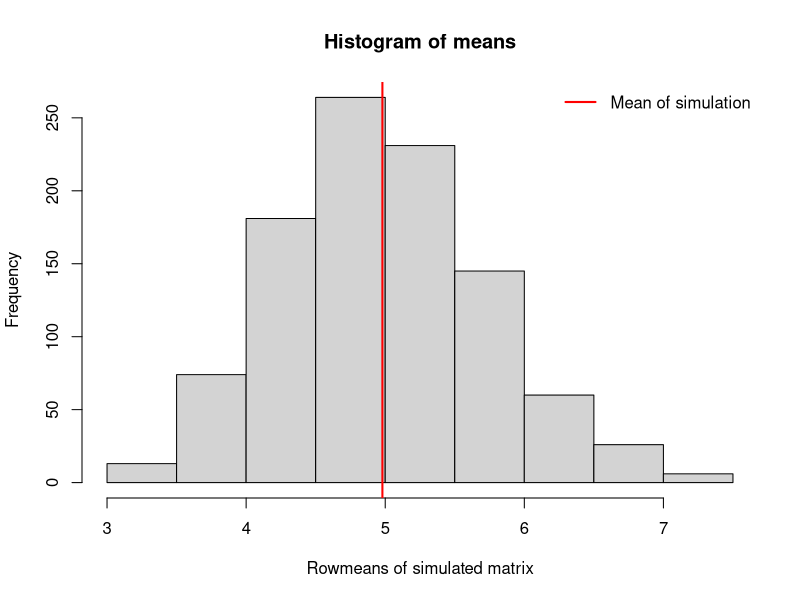
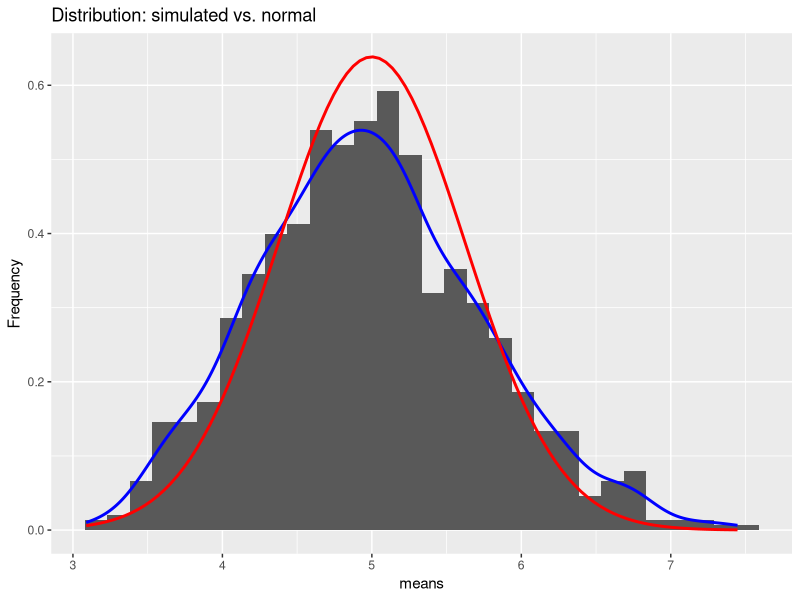
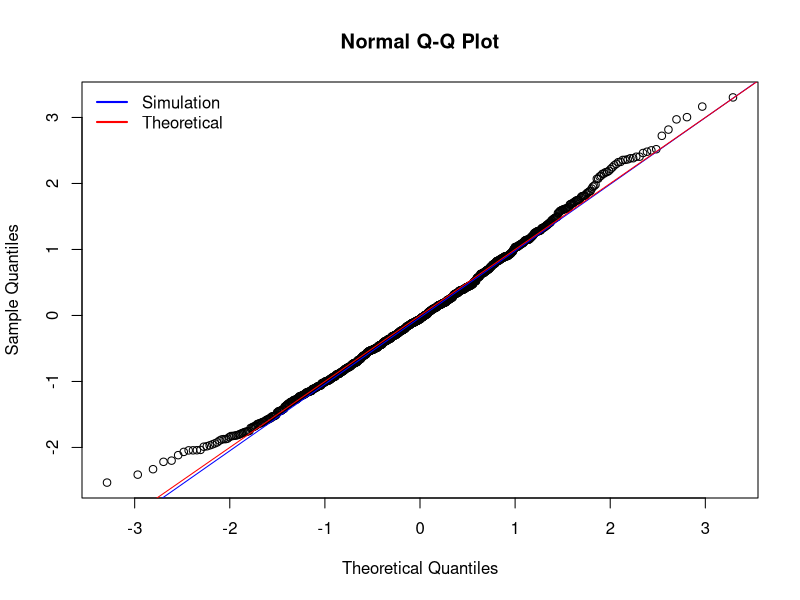

These figures' R source, in order:
## ---- chunk 1
library(ggplot2)

number <- 1000
lambda <- 0.2
n <- 40

set.seed(543)
## ---- chunk 2
simulation <- matrix(rexp(number * n, rate=lambda), number, n)
means <- rowMeans(simulation)
## ---- chunk 3
hist(means, xlab = "Rowmeans of simulated matrix")
abline(v = mean(means), col = "red", lwd = 2)
legend(x = "topright", legend = c("Mean of simulation"), col = c("red"), bty = "n", lwd = 2)

## ---- chunk 4
mean <- mean(means)
theoretical_mean <- 1 / lambda
mean
theoretical_mean
## ---- chunk 5
variance <- var(means)
theoretical_variance <- (1 / lambda) ^ 2 / n
variance
theoretical_variance
## ---- chunk 6
ggplot(data.frame(means), aes(x = means)) + 
      geom_histogram(aes(y=..density..)) + geom_density(colour = "blue", size = 1) +
      stat_function(fun = dnorm, args = list(mean = theoretical_mean, sd = theoretical_variance), color = "red", size = 1) +
      labs(y = "Frequency") + labs(title = "Distribution: simulated vs. normal")
## ---- chunk 7
qqnorm(scale(means)); qqline(scale(means), col = "blue"); abline(0, 1, col = "red")
legend(x = "topleft", legend = c("Simulation", "Theoretical"), col = c("blue", "red"), bty = "n", lwd = 2)
